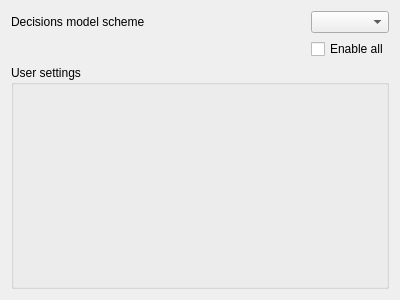
<?xml version="1.0" encoding="UTF-8"?>
<ui version="4.0">
 <class>DecisionsModelSelectorWidget</class>
 <widget class="QWidget" name="DecisionsModelSelectorWidget">
  <property name="geometry">
   <rect>
    <x>0</x>
    <y>0</y>
    <width>400</width>
    <height>300</height>
   </rect>
  </property>
  <layout class="QGridLayout" name="gridLayout">
   <item row="0" column="0">
    <widget class="QLabel" name="label_4">
     <property name="text">
      <string>Decisions model scheme</string>
     </property>
    </widget>
   </item>
   <item row="0" column="2">
    <spacer name="horizontalSpacer_3">
     <property name="orientation">
      <enum>Qt::Horizontal</enum>
     </property>
     <property name="sizeHint" stdset="0">
      <size>
       <width>132</width>
       <height>21</height>
      </size>
     </property>
    </spacer>
   </item>
   <item row="2" column="0" colspan="4">
    <widget class="QGroupBox" name="userSettingsGroupBox">
     <property name="title">
      <string>User settings</string>
     </property>
    </widget>
   </item>
   <item row="0" column="3">
    <widget class="QComboBox" name="decisionsModelComboBox"/>
   </item>
   <item row="1" column="3">
    <widget class="QCheckBox" name="enableAllSchemesCheckBox">
     <property name="text">
      <string>Enable all</string>
     </property>
    </widget>
   </item>
  </layout>
 </widget>
 <resources/>
 <connections/>
</ui>
